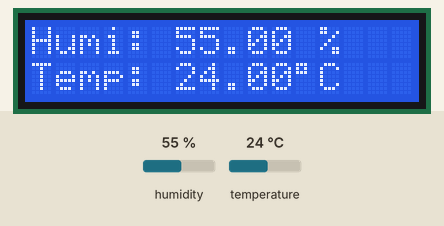
The sketch below on a simulated Arduino Uno, built with avr-gcc and run on an emulated ATmega328P. On the bench: 16×2 character LCD. Inputs (shaded band) come from the test bench; at power-on: humidity 55 %, temperature 24 °C. The modem accepts every AT command (registered, SIM ready, sends succeed) and sends nothing else; what the sketch prints to the serial monitor is not drawn.

Above: at 17.7 s.
17.8 s: humidity set to 22 %
At 19.6 s:
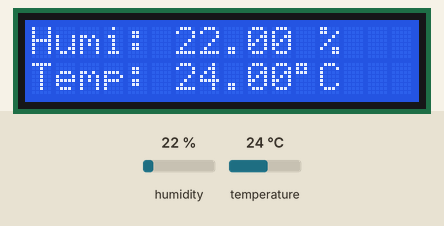
22.8 s: temperature set to 12 °C
At 23.9 s:
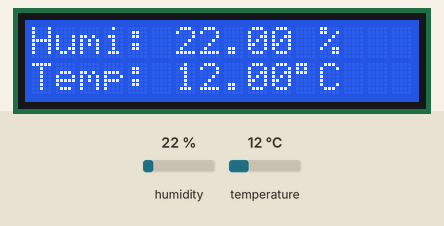
24.3 s: humidity set to 40 %
At 26.4 s:
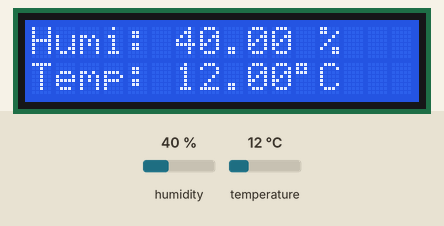
26.9 s: temperature set to 19 °C
At 28.5 s:
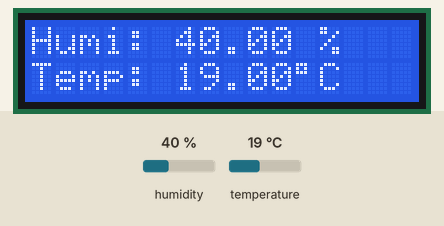
Timing chart, 0 to 30.0 s (numbered marks = the images above; inputs shaded):
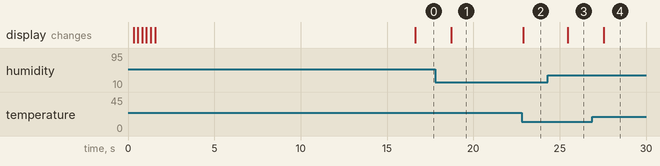

Measured:
- after the input at 17.8 s, the display: changes after 0.93 s (image 1)
- after the input at 22.8 s, the display: changes after 0.09 s (image 2)
- after the input at 24.3 s, the display: changes after 1.2 s (image 3)
- after the input at 26.9 s, the display: changes after 0.65 s (image 4)

The sketch:

ESP-01S_007_ATcmd-AP-DHT-SendHTML.ino
```cpp
#include "DHT.h"
#include "LiquidCrystal_I2C.h"
#include <SoftwareSerial.h>
#include <Wire.h>

#define BAUD_SERIAL   9600
#define BAUD_ESP8266  115200

#define PRINT_DHT_SERIAL    false

#define AP_SSID "ESP8266"
#define AP_PSWD "1234test"

// 設定 LCD I2C 位址
#define PRINT_LCD_INTERVAL        1000
unsigned long LatestPrintLcdTime = millis();
LiquidCrystal_I2C LCD1602(0x27, 2, 1, 0, 4, 5, 6, 7, 3, POSITIVE);

#define PIN_DHT   5     // D5 connected to the DHT11
#define DHTTYPE   DHT11
DHT DHT_SENSOR(PIN_DHT, DHTTYPE);

#define PIN_TX    3     // D3 -> ESP RX,
#define PIN_RX    4     // D4 -> ESP TX,
SoftwareSerial ESP8266(PIN_RX, PIN_TX);

void setup()
{
  String mesg = "";

  mesg = "Arduino...Ok";
  Serial.begin(BAUD_SERIAL);
  Serial.println(mesg);

  mesg = "DHT...Ok";
  DHT_SENSOR.begin();
  Serial.println(mesg);

  lcd_setting();

  wifi_setting();
}

void lcd_setting()
{
  // LCD initializing, default is open backlight
  LCD1602.begin(16, 2);
  LCD1602.clear();

  // Flash three times
  for(int i = 0; i < 3; i++) {
    LCD1602.backlight();   delay(250);    // open backlight
    LCD1602.noBacklight(); delay(250);    // cloase backlight
  }
  LCD1602.backlight();

  // Print ready message
  LCD1602.setCursor(0, 0); // Set cursor at first row, first col
  LCD1602.print("LCD...OK!");
}

void wifi_setting()
{
  Serial.println("\nESP8266 setup ...");

  // Setup ESP8266 Baud rate
  ESP8266.begin(BAUD_ESP8266);

  // View version info
  sendATcmd("AT+GMR\r\n", 1000);

  // Restart module
  sendATcmd("AT+RST\r\n", 5000);

  // Setup WiFi mode: 2 is Access Point
  sendATcmd("AT+CWMODE=2\r\n", 2000);

  // Configuration of softAP mode
  sendATcmd("AT+CWSAP=\""AP_SSID"\",\""AP_PSWD"\",11,3\r\n", 2000);

  // Get local IP address
  sendATcmd("AT+CIFSR\r\n", 1000);

  // Enable multiple connections
  sendATcmd("AT+CIPMUX=1\r\n", 2000);

  // Configure as server
  sendATcmd("AT+CIPSERVER=1,80\r\n", 2000);

  Serial.println("\r\nServer started at port 80...");
}

void printMonitor(float h, float t)
{
  String outstr =
    "Humi = " + String(h) + " %" +",\tTemp = " + String(t) + "°C ";
  Serial.println(outstr);
}

void printLCD(float h, float t)
{
  String row1 = "Humi: " + String(h) + " %";

  // '°' = (char)223
  String unit = String((char)223) + "C";
  String row2 = "Temp: " + String(t) + unit;

  LCD1602.clear();
  LCD1602.setCursor(0, 0); LCD1602.print(row1);
  LCD1602.setCursor(0, 1); LCD1602.print(row2);
}

void sendATcmd(char *cmd, unsigned int delay)
{
  ESP8266.print(cmd);

  String response = "";
  unsigned long timeout = millis() + delay;
  while(ESP8266.available() || millis() < timeout ) {
    while (ESP8266.available()) {
      char ch = ESP8266.read();
      response += ch;
    }
  }
  Serial.println(response);
}

void sendHTML(byte connID,char* msg)
{
  //  extern int connCount;

  // Reading temperature or humidity takes about 250 milliseconds
  float h = DHT_SENSOR.readHumidity();

  // Read temperature as Celsius (the default)
  float t = DHT_SENSOR.readTemperature();

  String html = "";
  html += "<html><head><meta charset=\"utf-8\">\n\r";
  html += "  <meta http-equiv=\"refresh\" content=\"10\">\n\r";
  html += "  <title>ESP-01 IoT Test</title>\n\r";
  html += "</head>\n\r";
  html += "<body>\n\r";
  html += "  <p>ClientMsg: ";   html += msg; html += "</p>\n\r";
  html += "  <p>Humidity: ";    html += h;   html += " %</p>\n\r";
  html += "  <p>Temperature: "; html += t;   html += " &deg;C</p>\n\r";
  html += "</body>\n\r";
  html += "</html>\n\r";

  Serial.println("\r\n"+html);

  // Send HTML content to user
  char cipSend[128];
  sprintf(cipSend, "AT+CIPSEND=%d,%d\r\n", connID, html.length());
  sendATcmd(cipSend, 1000);
  sendATcmd(html.c_str(), 1000);

  // disconnect with user
  char cipClose[128];
  sprintf(cipClose, "AT+CIPCLOSE=%d\r\n", connID);
  sendATcmd(cipClose, 1000);
}

void loop()
{
  if ( millis() - LatestPrintLcdTime >= PRINT_LCD_INTERVAL )
  {
    float h = DHT_SENSOR.readHumidity();
    float t = DHT_SENSOR.readTemperature();
    if (PRINT_DHT_SERIAL) { printMonitor(h, t); }
    printLCD(h, t);

    LatestPrintLcdTime = millis();
  }

  // Receive message from ESP8266-01
  if (ESP8266.available())
  {
    // Detect the client's request
    if ( ESP8266.find("+IPD,") )
    {
      byte connID = ESP8266.read() - 48;    // client's connection ID

      String msg = "+IPD";
      while( ESP8266.available() ) {        // collect client's request from the web browser
        msg += (char)ESP8266.read();
        delay(20);                          // the delay will let the message become more stable
      }
      Serial.println(); Serial.print(msg);
      sendHTML(connID, msg.c_str());        // send HTML message to client
      Serial.flush();
    }
  }

  delay(500);
}
```
